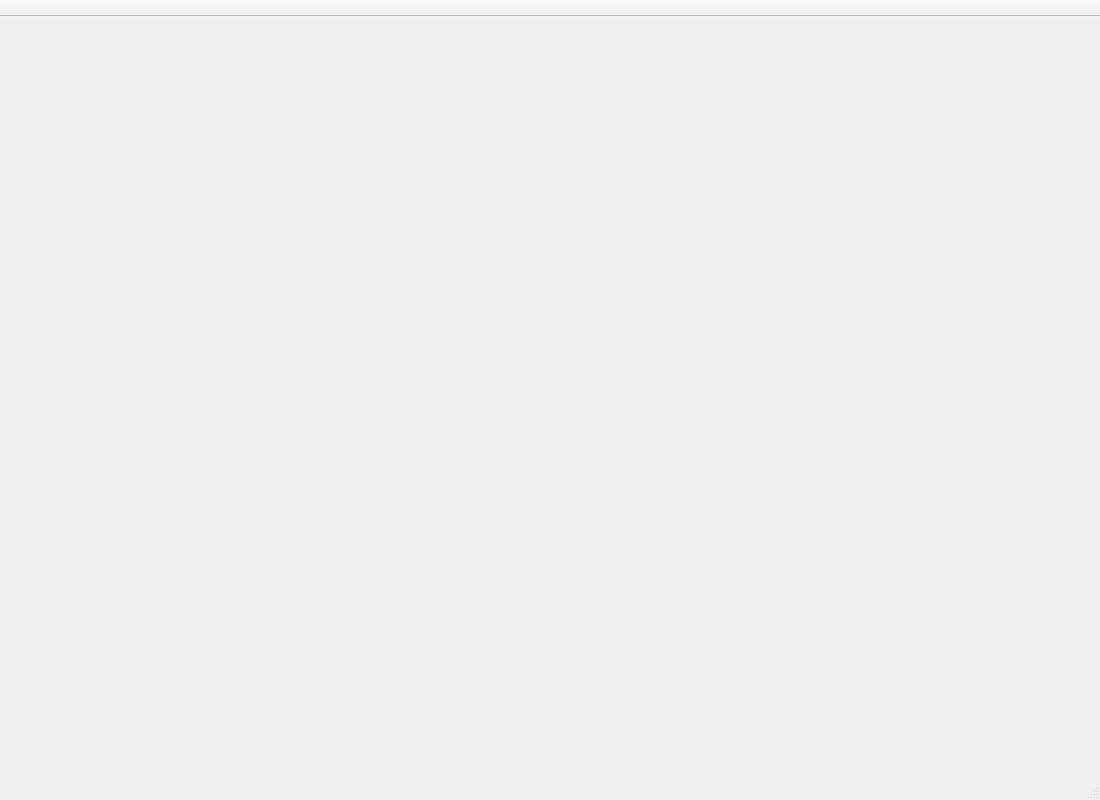
<?xml version="1.0" encoding="UTF-8"?>
<ui version="4.0">
 <class>MainWindow</class>
 <widget class="QMainWindow" name="MainWindow">
  <property name="geometry">
   <rect>
    <x>0</x>
    <y>0</y>
    <width>1100</width>
    <height>800</height>
   </rect>
  </property>
  <property name="minimumSize">
   <size>
    <width>800</width>
    <height>600</height>
   </size>
  </property>
  <property name="windowTitle">
   <string>MainWindow template</string>
  </property>
  <widget class="QWidget" name="centralwidget"/>
  <widget class="QStatusBar" name="statusbar"/>
  <widget class="QToolBar" name="toolbar">
   <property name="windowTitle">
    <string>toolbar</string>
   </property>
   <property name="movable">
    <bool>false</bool>
   </property>
   <property name="iconSize">
    <size>
     <width>32</width>
     <height>32</height>
    </size>
   </property>
   <property name="floatable">
    <bool>false</bool>
   </property>
   <attribute name="toolBarArea">
    <enum>TopToolBarArea</enum>
   </attribute>
   <attribute name="toolBarBreak">
    <bool>false</bool>
   </attribute>
  </widget>
 </widget>
 <resources/>
 <connections/>
</ui>
